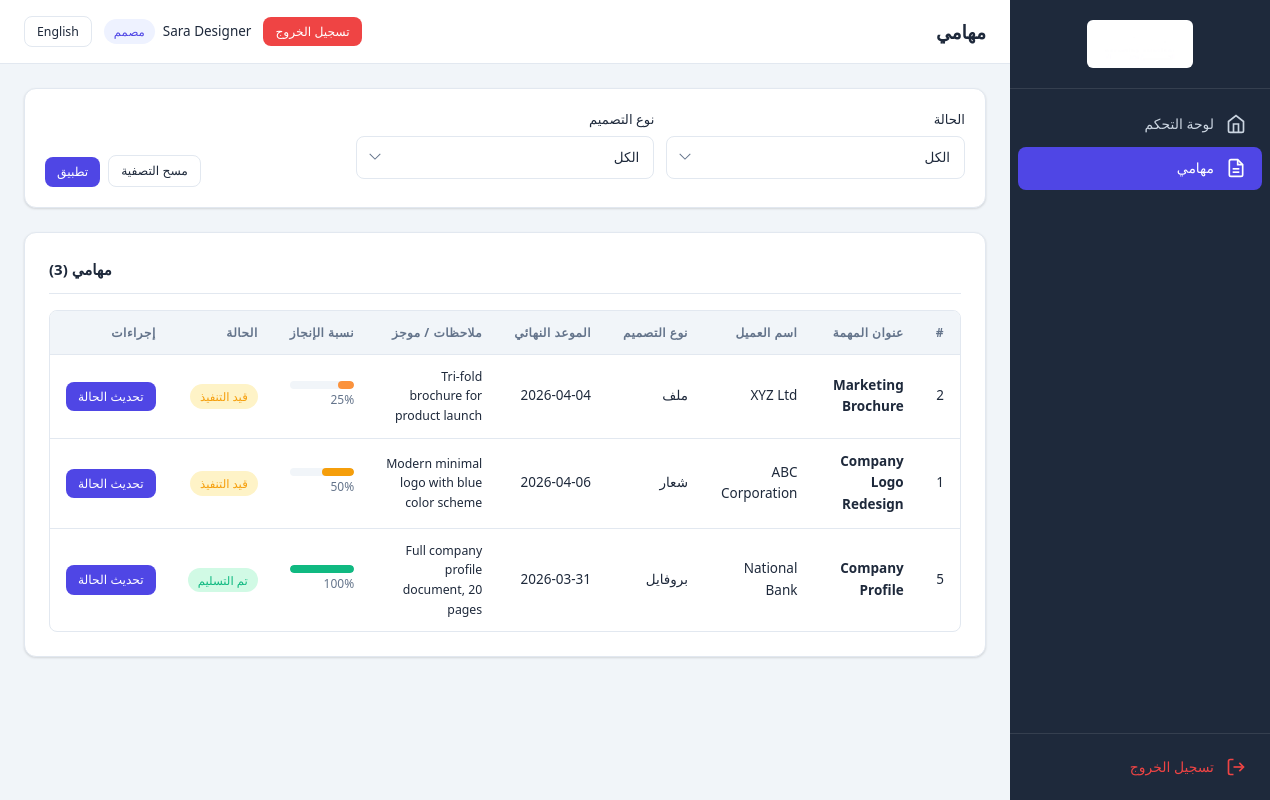
/designer/my_tasks.php (signed in), run on the app's committed database.
### tables this page shows
CREATE TABLE IF NOT EXISTS `tasks` (
    `id` INT UNSIGNED NOT NULL AUTO_INCREMENT,
    `title` VARCHAR(255) NOT NULL,
    `client_name` VARCHAR(150) NOT NULL,
    `design_type` ENUM('file', 'logo', 'design', 'motion_design', 'profile') NOT NULL,
    `notes` TEXT NULL,
    `deadline` DATE NULL,
    `assigned_to` INT UNSIGNED NOT NULL,
    `progress_percentage` TINYINT UNSIGNED NOT NULL DEFAULT 0,
    `status` ENUM('new', 'in_progress', 'delivered') NOT NULL DEFAULT 'new',
    `file_path` VARCHAR(500) NULL DEFAULT NULL,
    `created_by` INT UNSIGNED NOT NULL,
    `created_at` DATETIME NOT NULL DEFAULT CURRENT_TIMESTAMP,
    `updated_at` DATETIME NOT NULL DEFAULT CURRENT_TIMESTAMP ON UPDATE CURRENT_TIMESTAMP,
    PRIMARY KEY (`id`),
    KEY `idx_assigned_to` (`assigned_to`),
    KEY `idx_status` (`status`),
    KEY `idx_design_type` (`design_type`),
    KEY `idx_deadline` (`deadline`),
    KEY `idx_created_by` (`created_by`),
    CONSTRAINT `fk_tasks_assigned_to` FOREIGN KEY (`assigned_to`) REFERENCES `users` (`id`) ON DELETE CASCADE,
    CONSTRAINT `fk_tasks_created_by` FOREIGN KEY (`created_by`) REFERENCES `users` (`id`) ON DELETE CASCADE
);

### includes/language.php (called while the page is built, shortened)
<?php
function loadLanguage() {
    $langFile = __DIR__ . '/../config/lang_' . $_SESSION['lang'] . '.php';
    return $lang;
}
function getCurrentLang() {
    return $_SESSION['lang'] ?? 'en';
}
function __($key) {
    global $lang;
    return $lang[$key] ?? $key;
}

### includes/auth.php (called while the page is built, shortened)
<?php
require_once __DIR__ . '/language.php';
$lang = loadLanguage();
function sanitize($input) {
    return htmlspecialchars(trim($input), ENT_QUOTES, 'UTF-8');
}

### includes/helpers.php (called while the page is built, shortened)
<?php
function formatDate($date, $format = 'Y-m-d') {
    return date($format, strtotime($date));
}
function getDesignTypeLabel($type) {
    $currentLang = getCurrentLang();
    $types = DESIGN_TYPES;
    return isset($types[$type]) ? $types[$type][$currentLang] : $type;
}
function getStatusLabel($status) {
    $currentLang = getCurrentLang();
    $statuses = TASK_STATUSES;
    return isset($statuses[$status]) ? $statuses[$status][$currentLang] : $status;
}
function getStatusClass($status) {
    $classes = [
        'new'         => 'badge-new',
        'in_progress' => 'badge-progress',
        'delivered'   => 'badge-delivered',
    ];
    return $classes[$status] ?? 'badge-default';
}
function getProgressColor($percentage) {
    if ($percentage >= 100) return 'progress-complete';
    if ($percentage >= 50)  return 'progress-mid';
    if ($percentage >= 25)  return 'progress-low';
    return 'progress-zero';
}
function isOverdue($deadline) {
    return strtotime($deadline) < strtotime('today');
}
function isDueToday($deadline) {
    return date('Y-m-d', strtotime($deadline)) === date('Y-m-d');
}

### designer/my_tasks.php (the view, shortened to what this page needs)
<?php
require_once __DIR__ . '/../includes/auth.php';
require_once __DIR__ . '/../includes/helpers.php';
$currentUser = getCurrentUser();
$pdo = getDBConnection();
$where = ["t.assigned_to = ?"];
$params = [$currentUser['id']];
$whereSQL = 'WHERE ' . implode(' AND ', $where);
$stmt = $pdo->prepare("
    SELECT t.*
    FROM tasks t
    $whereSQL
    ORDER BY
        CASE WHEN t.status = 'new' THEN 0
             WHEN t.status = 'in_progress' THEN 1
             ELSE 2 END,
        t.deadline ASC,
        t.created_at DESC
");
$stmt->execute($params);
$tasks = $stmt->fetchAll();
include __DIR__ . '/../templates/header.php';
?>
<div class="filter-bar">
    <form method="GET" action="">
        <div class="filter-grid">
            <div class="form-group mb-1">
                <label class="form-label"><?= __('status') ?></label>
                <select name="status" class="form-control">
                    <option value=""><?= __('all') ?></option>
                </select>
            </div>
            <div class="form-group mb-1">
                <label class="form-label"><?= __('design_type') ?></label>
                <select name="design_type" class="form-control">
                    <option value=""><?= __('all') ?></option>
                </select>
            </div>
            <div class="filter-actions">
                <button type="submit" class="btn btn-primary btn-sm"><?= __('apply_filter') ?></button>
                <a href="/designer/my_tasks.php" class="btn btn-outline btn-sm"><?= __('clear_filter') ?></a>
            </div>
        </div>
    </form>
</div>
<div class="card">
    <div class="card-header">
        <h2 class="card-title"><?= __('nav_my_tasks') ?> (<?= count($tasks) ?>)</h2>
    </div>
    <?php if (empty($tasks)): ?>
    <div class="empty-state">
        <svg viewBox="0 0 24 24" fill="none" stroke="currentColor" stroke-width="1.5"><path d="M14 2H6a2 2 0 00-2 2v16a2 2 0 002 2h12a2 2 0 002-2V8z"/><polyline points="14 2 14 8 20 8"/></svg>
        <p><?= __('no_tasks') ?></p>
    </div>
    <?php else: ?>
    <div class="table-wrapper">
        <table>
            <thead>
                <tr>
                    <th>#</th>
                    <th><?= __('task_title') ?></th>
                    <th><?= __('client_name') ?></th>
                    <th><?= __('design_type') ?></th>
                    <th><?= __('deadline') ?></th>
                    <th><?= __('notes') ?></th>
                    <th><?= __('progress') ?></th>
                    <th><?= __('status') ?></th>
                    <th><?= __('actions') ?></th>
                </tr>
            </thead>
            <tbody>
                <?php foreach ($tasks as $task): ?>
                <tr>
                    <td><?= $task['id'] ?></td>
                    <td><strong><?= sanitize($task['title']) ?></strong></td>
                    <td><?= sanitize($task['client_name']) ?></td>
                    <td><?= getDesignTypeLabel($task['design_type']) ?></td>
                    <td>
                        <?php if ($task['deadline']): ?>
                            <span class="<?= isOverdue($task['deadline']) && $task['status'] !== 'delivered' ? 'deadline-overdue' : (isDueToday($task['deadline']) ? 'deadline-today' : '') ?>">
                                <?= formatDate($task['deadline']) ?>
                            </span>
                        <?php endif; ?>
                    </td>
                    <td class="text-small"><?= sanitize(mb_substr($task['notes'] ?? '', 0, 60)) ?><?= mb_strlen($task['notes'] ?? '') > 60 ? '...' : '' ?></td>
                    <td>
                        <div class="progress-bar-container <?= getProgressColor($task['progress_percentage']) ?>">
                            <div class="progress-bar" style="width: <?= (int)$task['progress_percentage'] ?>%"></div>
                        </div>
                        <span class="progress-text"><?= (int)$task['progress_percentage'] ?>%</span>
                    </td>
                    <td><span class="badge status-badge <?= getStatusClass($task['status']) ?>"><?= getStatusLabel($task['status']) ?></span></td>
                    <td>
                        <a href="/designer/my_tasks.php?update=<?= $task['id'] ?>" class="btn btn-sm btn-primary"><?= __('update_status') ?></a>
                    </td>
                </tr>
                <?php endforeach; ?>
            </tbody>
        </table>
    </div>
    <?php endif; ?>
</div>
<?php include __DIR__ . '/../templates/footer.php'; ?>

### assets/css/rtl.css (style rules this page uses)
.rtl { text-align: right; }
.rtl th, .rtl td { text-align: right; }
.rtl .form-group { text-align: right; }
.rtl select.form-control { background-position: left 12px center; padding-left: 36px; padding-right: 14px; }
.rtl .card-header { flex-direction: row-reverse; }
.rtl .filter-actions { flex-direction: row-reverse; }

### data on the page
tasks: id "2", title "Marketing Brochure", client_name "XYZ Ltd", design_type "ملف", deadline "2026-04-04", notes "Tri-fold brochure for product launch", progress_percentage "25", status "قيد التنفيذ"
tasks: id "1", title "Company Logo Redesign", client_name "ABC Corporation", design_type "شعار", deadline "2026-04-06", notes "Modern minimal logo with blue color scheme", progress_percentage "50", status "قيد التنفيذ"
tasks: id "5", title "Company Profile", client_name "National Bank", design_type "بروفايل", deadline "2026-03-31", notes "Full company profile document, 20 pages", progress_percentage "100", status "تم التسليم"

### other printed values
__('nav_dashboard') "لوحة التحكم"
__('nav_my_tasks') "مهامي"
__('logout') "تسجيل الخروج"
$pageName "مهامي"
__('nav_language') "English"
$currentUser['full_name'] "Sara Designer"
__('role_designer') "مصمم"
__('status') "الحالة"
__('design_type') "نوع التصميم"
__('apply_filter') "تطبيق"
__('clear_filter') "مسح التصفية"
count($tasks) "3"
__('task_title') "عنوان المهمة"
__('client_name') "اسم العميل"
__('deadline') "الموعد النهائي"
